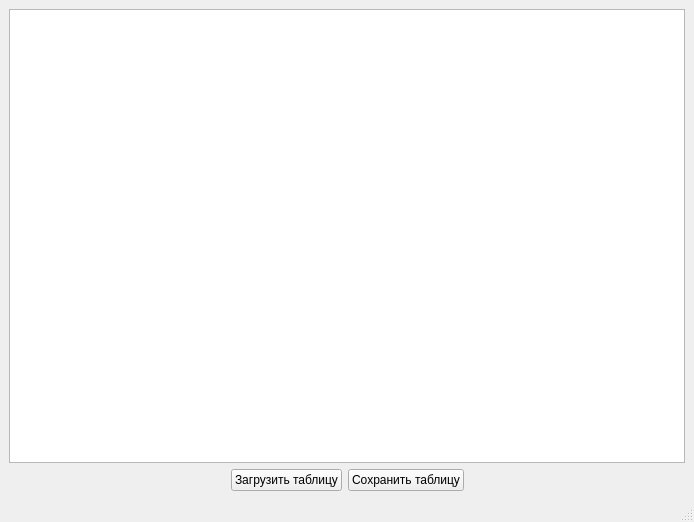
<?xml version="1.0" encoding="UTF-8"?>
<ui version="4.0">
 <class>MainWindow</class>
 <widget class="QMainWindow" name="MainWindow">
  <property name="geometry">
   <rect>
    <x>0</x>
    <y>0</y>
    <width>694</width>
    <height>522</height>
   </rect>
  </property>
  <property name="windowTitle">
   <string>Работа с CSV</string>
  </property>
  <widget class="QWidget" name="centralwidget">
   <layout class="QVBoxLayout" name="verticalLayout_2">
    <item>
     <layout class="QVBoxLayout" name="verticalLayout">
      <item>
       <widget class="QTableWidget" name="tableWidget">
        <property name="sizePolicy">
         <sizepolicy hsizetype="Ignored" vsizetype="Expanding">
          <horstretch>0</horstretch>
          <verstretch>0</verstretch>
         </sizepolicy>
        </property>
       </widget>
      </item>
      <item>
       <layout class="QHBoxLayout" name="horizontalLayout">
        <item>
         <spacer name="horizontalSpacer">
          <property name="orientation">
           <enum>Qt::Horizontal</enum>
          </property>
          <property name="sizeHint" stdset="0">
           <size>
            <width>40</width>
            <height>20</height>
           </size>
          </property>
         </spacer>
        </item>
        <item>
         <widget class="QPushButton" name="pushButton">
          <property name="text">
           <string>Загрузить таблицу</string>
          </property>
         </widget>
        </item>
        <item>
         <widget class="QPushButton" name="pushButton_2">
          <property name="text">
           <string>Сохранить таблицу</string>
          </property>
         </widget>
        </item>
        <item>
         <spacer name="horizontalSpacer_2">
          <property name="orientation">
           <enum>Qt::Horizontal</enum>
          </property>
          <property name="sizeHint" stdset="0">
           <size>
            <width>40</width>
            <height>20</height>
           </size>
          </property>
         </spacer>
        </item>
       </layout>
      </item>
     </layout>
    </item>
   </layout>
  </widget>
  <widget class="QStatusBar" name="statusbar"/>
 </widget>
 <resources/>
 <connections/>
</ui>
